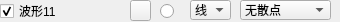
                   <widget class="QWidget" name="widget_11" native="true">
                    <property name="minimumSize">
                     <size>
                      <width>0</width>
                      <height>22</height>
                     </size>
                    </property>
                    <property name="maximumSize">
                     <size>
                      <width>16777215</width>
                      <height>22</height>
                     </size>
                    </property>
                    <widget class="QRadioButton" name="rdoBoldCurve11">
                     <property name="geometry">
                      <rect>
                       <x>160</x>
                       <y>3</y>
                       <width>16</width>
                       <height>16</height>
                      </rect>
                     </property>
                     <property name="text">
                      <string/>
                     </property>
                     <property name="checked">
                      <bool>false</bool>
                     </property>
                    </widget>
                    <widget class="QCheckBox" name="chkVisibleCurve11">
                     <property name="geometry">
                      <rect>
                       <x>0</x>
                       <y>3</y>
                       <width>125</width>
                       <height>16</height>
                      </rect>
                     </property>
                     <property name="text">
                      <string>波形11</string>
                     </property>
                     <property name="checked">
                      <bool>true</bool>
                     </property>
                    </widget>
                    <widget class="QPushButton" name="btnColourCurve11">
                     <property name="geometry">
                      <rect>
                       <x>130</x>
                       <y>0</y>
                       <width>21</width>
                       <height>21</height>
                      </rect>
                     </property>
                     <property name="text">
                      <string/>
                     </property>
                    </widget>
                    <widget class="QComboBox" name="cmbLineStyle11">
                     <property name="geometry">
                      <rect>
                       <x>190</x>
                       <y>0</y>
                       <width>41</width>
                       <height>20</height>
                      </rect>
                     </property>
                     <property name="currentIndex">
                      <number>1</number>
                     </property>
                     <item>
                      <property name="text">
                       <string>点</string>
                      </property>
                     </item>
                     <item>
                      <property name="text">
                       <string>线</string>
                      </property>
                     </item>
                     <item>
                      <property name="text">
                       <string>左</string>
                      </property>
                     </item>
                     <item>
                      <property name="text">
                       <string>右</string>
                      </property>
                     </item>
                     <item>
                      <property name="text">
                       <string>中</string>
                      </property>
                     </item>
                     <item>
                      <property name="text">
                       <string>积</string>
                      </property>
                     </item>
                    </widget>
                    <widget class="QComboBox" name="cmbScatterStyle11">
                     <property name="geometry">
                      <rect>
                       <x>240</x>
                       <y>0</y>
                       <width>91</width>
                       <height>20</height>
                      </rect>
                     </property>
                     <property name="focusPolicy">
                      <enum>Qt::WheelFocus</enum>
                     </property>
                     <property name="maxVisibleItems">
                      <number>20</number>
                     </property>
                     <item>
                      <property name="text">
                       <string>无散点</string>
                      </property>
                      <property name="icon">
                       <iconset resource="res.qrc">
                        <normaloff>:/pic/ssNone.png</normaloff>:/pic/ssNone.png</iconset>
                      </property>
                     </item>
                     <item>
                      <property name="text">
                       <string>x形</string>
                      </property>
                      <property name="icon">
                       <iconset resource="res.qrc">
                        <normaloff>:/pic/ssCross.png</normaloff>:/pic/ssCross.png</iconset>
                      </property>
                     </item>
                     <item>
                      <property name="text">
                       <string>+形</string>
                      </property>
                      <property name="icon">
                       <iconset resource="res.qrc">
                        <normaloff>:/pic/ssPlus.png</normaloff>:/pic/ssPlus.png</iconset>
                      </property>
                     </item>
                     <item>
                      <property name="text">
                       <string>空心圆</string>
                      </property>
                      <property name="icon">
                       <iconset resource="res.qrc">
                        <normaloff>:/pic/ssCircle.png</normaloff>:/pic/ssCircle.png</iconset>
                      </property>
                     </item>
                     <item>
                      <property name="text">
                       <string>实心圆</string>
                      </property>
                      <property name="icon">
                       <iconset resource="res.qrc">
                        <normaloff>:/pic/ssDisc.png</normaloff>:/pic/ssDisc.png</iconset>
                      </property>
                     </item>
                     <item>
                      <property name="text">
                       <string>矩形</string>
                      </property>
                      <property name="icon">
                       <iconset resource="res.qrc">
                        <normaloff>:/pic/ssSquare.png</normaloff>:/pic/ssSquare.png</iconset>
                      </property>
                     </item>
                     <item>
                      <property name="text">
                       <string>菱形</string>
                      </property>
                      <property name="icon">
                       <iconset resource="res.qrc">
                        <normaloff>:/pic/ssDiamond.png</normaloff>:/pic/ssDiamond.png</iconset>
                      </property>
                     </item>
                     <item>
                      <property name="text">
                       <string>星形</string>
                      </property>
                      <property name="icon">
                       <iconset resource="res.qrc">
                        <normaloff>:/pic/ssStar.png</normaloff>:/pic/ssStar.png</iconset>
                      </property>
                     </item>
                     <item>
                      <property name="text">
                       <string>正三角</string>
                      </property>
                      <property name="icon">
                       <iconset resource="res.qrc">
                        <normaloff>:/pic/ssTriangle.png</normaloff>:/pic/ssTriangle.png</iconset>
                      </property>
                     </item>
                     <item>
                      <property name="text">
                       <string>倒三角</string>
                      </property>
                      <property name="icon">
                       <iconset resource="res.qrc">
                        <normaloff>:/pic/ssTriangleInverted.png</normaloff>:/pic/ssTriangleInverted.png</iconset>
                      </property>
                     </item>
                     <item>
                      <property name="text">
                       <string>x框</string>
                      </property>
                      <property name="icon">
                       <iconset resource="res.qrc">
                        <normaloff>:/pic/ssCrossSquare.png</normaloff>:/pic/ssCrossSquare.png</iconset>
                      </property>
                     </item>
                     <item>
                      <property name="text">
                       <string>+框</string>
                      </property>
                      <property name="icon">
                       <iconset resource="res.qrc">
                        <normaloff>:/pic/ssPlusSquare.png</normaloff>:/pic/ssPlusSquare.png</iconset>
                      </property>
                     </item>
                     <item>
                      <property name="text">
                       <string>x圆</string>
                      </property>
                      <property name="icon">
                       <iconset resource="res.qrc">
                        <normaloff>:/pic/ssCrossCircle.png</normaloff>:/pic/ssCrossCircle.png</iconset>
                      </property>
                     </item>
                     <item>
                      <property name="text">
                       <string>+圆</string>
                      </property>
                      <property name="icon">
                       <iconset resource="res.qrc">
                        <normaloff>:/pic/ssPlusCircle.png</normaloff>:/pic/ssPlusCircle.png</iconset>
                      </property>
                     </item>
                     <item>
                      <property name="text">
                       <string>和平</string>
                      </property>
                      <property name="icon">
                       <iconset resource="res.qrc">
                        <normaloff>:/pic/ssPeace.png</normaloff>:/pic/ssPeace.png</iconset>
                      </property>
                     </item>
                    </widget>
                   </widget>
